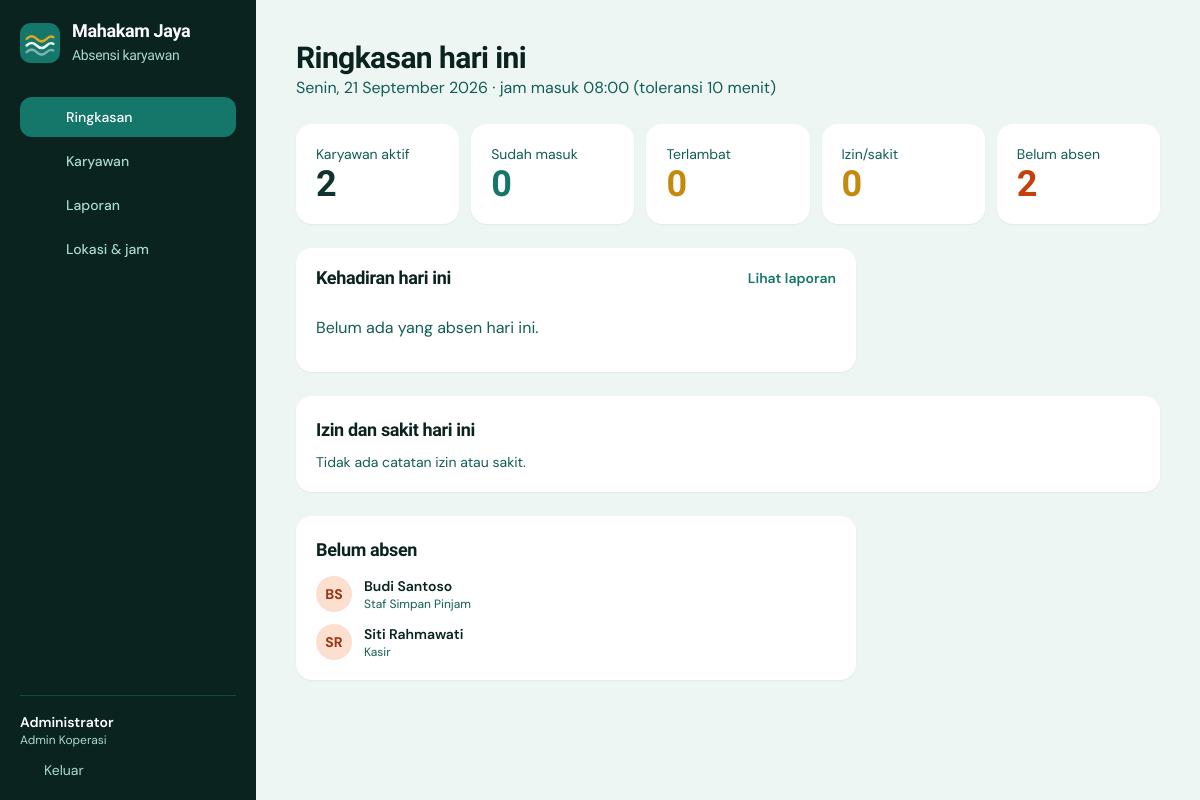
/admin/index.php (signed in), run on the app's committed database.
### tables this page shows
CREATE TABLE IF NOT EXISTS users (
  id INT UNSIGNED AUTO_INCREMENT PRIMARY KEY,
  nip VARCHAR(30) NOT NULL UNIQUE,
  nama VARCHAR(100) NOT NULL,
  jabatan VARCHAR(80) NOT NULL DEFAULT 'Staf',
  role ENUM('admin','karyawan') NOT NULL DEFAULT 'karyawan',
  password VARCHAR(255) NOT NULL,
  aktif TINYINT(1) NOT NULL DEFAULT 1,
  created_at TIMESTAMP NOT NULL DEFAULT CURRENT_TIMESTAMP
);

CREATE TABLE IF NOT EXISTS pengaturan (
  id TINYINT UNSIGNED PRIMARY KEY DEFAULT 1,
  nama_kantor VARCHAR(120) NOT NULL,
  lat DECIMAL(10,7) NOT NULL,
  lng DECIMAL(10,7) NOT NULL,
  radius_m SMALLINT UNSIGNED NOT NULL DEFAULT 100,
  jam_masuk TIME NOT NULL DEFAULT '08:00:00',
  jam_pulang TIME NOT NULL DEFAULT '16:00:00',
  toleransi_menit SMALLINT UNSIGNED NOT NULL DEFAULT 10
);

### admin/index.php (the view, shortened to what this page needs)
<?php
require __DIR__ . '/../config/app.php';
$title = 'Ringkasan'; $active = 'index';
require __DIR__ . '/../includes/admin_top.php';
$pdo = db();
$p = pengaturan();
$hari = date('Y-m-d');
$total = (int)$pdo->query("SELECT COUNT(*) FROM users WHERE role='karyawan' AND aktif=1")->fetchColumn();
$st = $pdo->prepare("SELECT COUNT(*) total, SUM(status='terlambat') telat, SUM(jam_pulang IS NOT NULL) pulang FROM absensi WHERE tanggal = ?");
$st->execute([$hari]);
$s = $st->fetch();
$hadir = (int)$s['total']; $telat = (int)$s['telat']; $pulang = (int)$s['pulang'];
$st = $pdo->prepare('SELECT COUNT(*) FROM ketidakhadiran WHERE tanggal=?');
$st->execute([$hari]);
$jumlahTidakHadir = (int)$st->fetchColumn();
$belum = max(0, $total - $hadir - $jumlahTidakHadir);
$st = $pdo->prepare("SELECT a.*, u.nama, u.jabatan FROM absensi a JOIN users u ON u.id = a.user_id WHERE a.tanggal = ? ORDER BY a.jam_masuk DESC");
$st->execute([$hari]);
$rows = $st->fetchAll();
$st = $pdo->prepare("SELECT k.*, u.nama, u.jabatan FROM ketidakhadiran k JOIN users u ON u.id=k.user_id WHERE k.tanggal=? ORDER BY k.created_at DESC");
$st->execute([$hari]);
$tidakHadir = $st->fetchAll();
$st = $pdo->prepare("SELECT nama, jabatan FROM users WHERE role='karyawan' AND aktif=1 AND id NOT IN (SELECT user_id FROM absensi WHERE tanggal = ?) AND id NOT IN (SELECT user_id FROM ketidakhadiran WHERE tanggal = ?) ORDER BY nama");
$st->execute([$hari, $hari]);
$absen = $st->fetchAll();
$cards = [
  ['Karyawan aktif', $total, 'text-river-900'],
  ['Sudah masuk', $hadir, 'text-river-600'],
  ['Terlambat', $telat, 'text-gold-600'],
  ['Izin/sakit', $jumlahTidakHadir, 'text-gold-600'],
  ['Belum absen', $belum, 'text-clay-600'],
];
?>
<div class="mb-6">
  <h1 class="font-display text-3xl font-bold">Ringkasan hari ini</h1>
  <p class="text-river-700"><?= e(tgl_id($hari)) ?> · jam masuk <?= jam($p['jam_masuk']) ?> (toleransi <?= (int)$p['toleransi_menit'] ?> menit)</p>
</div>
<section class="grid grid-cols-2 gap-3 lg:grid-cols-5">
  <?php foreach ($cards as [$lb, $n, $c]): ?>
    <div class="rounded-2xl bg-white p-5 shadow-sm">
      <div class="text-sm text-river-700"><?= $lb ?></div>
      <div class="font-display text-4xl font-extrabold tabnum <?= $c ?>"><?= $n ?></div>
    </div>
  <?php endforeach; ?>
</section>
<div class="mt-6 grid gap-6 lg:grid-cols-[1fr_280px]">
  <section class="overflow-hidden rounded-2xl bg-white shadow-sm">
    <div class="flex items-center justify-between px-5 py-4">
      <h2 class="font-display text-lg font-bold">Kehadiran hari ini</h2>
      <a href="<?= url('admin/laporan.php') ?>" class="text-sm font-semibold text-river-600 hover:underline">Lihat laporan</a>
    </div>
    <?php if (!$rows): ?>
      <p class="px-5 pb-8 pt-2 text-river-700">Belum ada yang absen hari ini.</p>
    <?php endif; ?>
  </section>
  <section class="rounded-2xl bg-white p-5 shadow-sm lg:col-span-2">
    <h2 class="font-display text-lg font-bold">Izin dan sakit hari ini</h2>
    <?php if (!$tidakHadir): ?><p class="mt-2 text-sm text-river-700">Tidak ada catatan izin atau sakit.</p><?php endif; ?>
  </section>
  <aside class="rounded-2xl bg-white p-5 shadow-sm">
    <h2 class="font-display text-lg font-bold">Belum absen</h2>
    <?php if (!$absen): ?>
      <p class="mt-2 text-sm text-river-700">Semua karyawan sudah absen.</p>
    <?php else: ?>
      <ul class="mt-3 space-y-3">
        <?php foreach ($absen as $a): ?>
          <li class="flex items-center gap-3">
            <span class="flex h-9 w-9 items-center justify-center rounded-full bg-clay-100 text-sm font-bold text-clay-700"><?= e(inisial($a['nama'])) ?></span>
            <div class="min-w-0"><div class="truncate text-sm font-semibold"><?= e($a['nama']) ?></div><div class="truncate text-xs text-river-700"><?= e($a['jabatan']) ?></div></div>
          </li>
        <?php endforeach; ?>
      </ul>
    <?php endif; ?>
  </aside>
</div>
<?php require __DIR__ . '/../includes/admin_bottom.php'; ?>

### includes/admin_top.php (shortened to what this page needs)
<?php
$adm = require_login('admin');
require __DIR__ . '/head.php';
$nav = [
    'index'      => ['Ringkasan', 'home', 'admin/index.php'],
    'karyawan'   => ['Karyawan', 'users', 'admin/karyawan.php'],
    'laporan'    => ['Laporan', 'file', 'admin/laporan.php'],
    'pengaturan' => ['Lokasi & jam', 'pin', 'admin/pengaturan.php'],
];
?>
<body class="min-h-full bg-river-50 text-river-950">
<div class="lg:flex min-h-screen">
  <aside class="hidden lg:flex lg:w-64 shrink-0 flex-col bg-river-950 text-river-100 p-5 sticky top-0 h-screen">
    <a href="<?= url('admin/index.php') ?>" class="flex items-center gap-3 mb-8">
      <?= logo_mark('w-10 h-10') ?>
      <span class="font-display text-lg font-bold leading-tight text-white">Mahakam Jaya<br><span class="text-sm font-medium text-river-200">Absensi karyawan</span></span>
    </a>
    <nav class="space-y-1 flex-1">
      <?php foreach ($nav as $k => [$label, $ic, $href]): ?>
        <a href="<?= url($href) ?>" class="flex items-center gap-3 rounded-xl px-3.5 py-2.5 text-sm font-medium transition <?= $active === $k ? 'bg-river-600 text-white' : 'text-river-200 hover:bg-river-900 hover:text-white' ?>">
          <?= icon($ic) ?><?= e($label) ?>
        </a>
      <?php endforeach; ?>
    </nav>
    <div class="border-t border-river-800 pt-4">
      <div class="text-sm font-semibold text-white"><?= e($adm['nama']) ?></div>
      <div class="text-xs text-river-200 mb-3"><?= e($adm['jabatan']) ?></div>
      <a href="<?= url('logout.php') ?>" class="flex items-center gap-2 text-sm text-river-200 hover:text-white"><?= icon('logout', 'w-4 h-4') ?>Keluar</a>
    </div>
  </aside>
  <div class="flex-1 min-w-0">
    <main class="p-4 sm:p-6 lg:p-10 max-w-6xl">

### includes/head.php (style rules this page uses)
body { font-family: 'DM Sans', system-ui, sans-serif; -webkit-font-smoothing: antialiased; }
.font-display { font-family: 'Bricolage Grotesque', 'DM Sans', sans-serif; letter-spacing: -0.02em; }
.tabnum { font-variant-numeric: tabular-nums; }

### data on the page
users: nama "Administrator", jabatan "Admin Koperasi"
pengaturan: jam_masuk "08:00", toleransi_menit "10"
users: nama "BS", nama "Budi Santoso", jabatan "Staf Simpan Pinjam"
users: nama "SR", nama "Siti Rahmawati", jabatan "Kasir"

### other printed values
$label "Ringkasan"
$label "Karyawan"
$label "Laporan"
$label "Lokasi & jam"
tgl_id($hari) "Senin, 21 September 2026"
$lb "Karyawan aktif"
$n "2"
$lb "Sudah masuk"
$n "0"
$lb "Terlambat"
$lb "Izin/sakit"
$lb "Belum absen"
